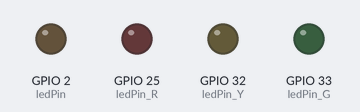
A sketch run on a simulated ESP32. Parts: output pins drawn as LEDs (lit = HIGH).

Above: at 1.5 s.
At 5.8 s:
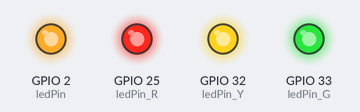
Timing chart, 0 to 7.3 s (numbered marks = the images above):
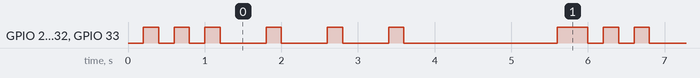

Measured:
- by itself, GPIO 2 (ledPin), GPIO 25 (ledPin_R), GPIO 32 (ledPin_Y), GPIO 33 (ledPin_G): repeats every 5.6 s: 2 × (LOW 0.20 s, HIGH 0.20 s), 3 × (LOW 0.60 s, HIGH 0.20 s), LOW 2.0 s, HIGH 0.40 s
- by itself, everything shown: repeats every 5.6 s, in 12 steps

The sketch:

led.ino
```cpp
const int ledPin = 2;
const int ledPin_R = 25;
const int ledPin_G = 33;
const int ledPin_Y = 32;

const unsigned long shortOn = 200;
const unsigned long longOn = 600;
const unsigned long gap = 200;
const unsigned long endPause = 2000;

unsigned long lastTime = 0;
int step = 0;

void setup() {
  pinMode(ledPin, OUTPUT);
  pinMode(ledPin_R, OUTPUT);
  pinMode(ledPin_G, OUTPUT);
  pinMode(ledPin_Y, OUTPUT);
}

void loop() {
  unsigned long currentTime = millis();
  if (currentTime - lastTime >= getStepTime(step)) {
    lastTime = currentTime;
    digitalWrite(ledPin, (step % 2 == 0) ? HIGH : LOW);
    digitalWrite(ledPin_R, (step % 2 == 0) ? HIGH : LOW);
    digitalWrite(ledPin_G, (step % 2 == 0) ? HIGH : LOW);
    digitalWrite(ledPin_Y, (step % 2 == 0) ? HIGH : LOW);

    step++;
    if (step > 12) step = 0;
  }
}


unsigned long getStepTime(int s) {
  if (s < 6) {
    return (s % 2 == 0) ? shortOn : gap;
  }
  else if (s < 12) {
    return (s % 2 == 0) ? longOn : gap;
  }
  else {
    return endPause;
  }
}
```
